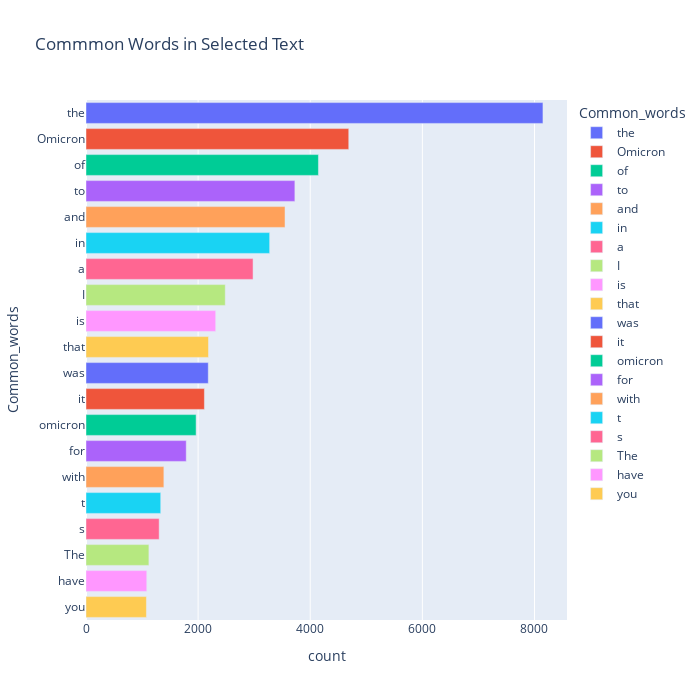

The notebook cell saved with this chart:
### Code cell
fig = px.bar(temp, x="count", y="Common_words", title='Commmon Words in Selected Text', orientation='h', 
             width=700, height=700,color='Common_words')
fig.show()

### Figure 1 — Plotly figure (JSON) as saved in the notebook; plotly's stock layout.template omitted (floating-point values rounded to 4 significant figures)
{"data": [{"alignmentgroup": "True", "hovertemplate": "Common_words=%{y}<br>count=%{x}<extra></extra>", "legendgroup": "the", "marker": {"color": "#636efa", "pattern": {"shape": ""}}, "name": "the", "offsetgroup": "the", "orientation": "h", "showlegend": true, "textposition": "auto", "type": "bar", "x": [8151], "xaxis": "x", "y": ["the"], "yaxis": "y"}, {"alignmentgroup": "True", "hovertemplate": "Common_words=%{y}<br>count=%{x}<extra></extra>", "legendgroup": "Omicron", "marker": {"color": "#EF553B", "pattern": {"shape": ""}}, "name": "Omicron", "offsetgroup": "Omicron", "orientation": "h", "showlegend": true, "textposition": "auto", "type": "bar", "x": [4687], "xaxis": "x", "y": ["Omicron"], "yaxis": "y"}, {"alignmentgroup": "True", "hovertemplate": "Common_words=%{y}<br>count=%{x}<extra></extra>", "legendgroup": "of", "marker": {"color": "#00cc96", "pattern": {"shape": ""}}, "name": "of", "offsetgroup": "of", "orientation": "h", "showlegend": true, "textposition": "auto", "type": "bar", "x": [4146], "xaxis": "x", "y": ["of"], "yaxis": "y"}, {"alignmentgroup": "True", "hovertemplate": "Common_words=%{y}<br>count=%{x}<extra></extra>", "legendgroup": "to", "marker": {"color": "#ab63fa", "pattern": {"shape": ""}}, "name": "to", "offsetgroup": "to", "orientation": "h", "showlegend": true, "textposition": "auto", "type": "bar", "x": [3726], "xaxis": "x", "y": ["to"], "yaxis": "y"}, {"alignmentgroup": "True", "hovertemplate": "Common_words=%{y}<br>count=%{x}<extra></extra>", "legendgroup": "and", "marker": {"color": "#FFA15A", "pattern": {"shape": ""}}, "name": "and", "offsetgroup": "and", "orientation": "h", "showlegend": true, "textposition": "auto", "type": "bar", "x": [3550], "xaxis": "x", "y": ["and"], "yaxis": "y"}, {"alignmentgroup": "True", "hovertemplate": "Common_words=%{y}<br>count=%{x}<extra></extra>", "legendgroup": "in", "marker": {"color": "#19d3f3", "pattern": {"shape": ""}}, "name": "in", "offsetgroup": "in", "orientation": "h", "showlegend": true, "textposition": "auto", "type": "bar", "x": [3276], "xaxis": "x", "y": ["in"], "yaxis": "y"}, {"alignmentgroup": "True", "hovertemplate": "Common_words=%{y}<br>count=%{x}<extra></extra>", "legendgroup": "a", "marker": {"color": "#FF6692", "pattern": {"shape": ""}}, "name": "a", "offsetgroup": "a", "orientation": "h", "showlegend": true, "textposition": "auto", "type": "bar", "x": [2980], "xaxis": "x", "y": ["a"], "yaxis": "y"}, {"alignmentgroup": "True", "hovertemplate": "Common_words=%{y}<br>count=%{x}<extra></extra>", "legendgroup": "I", "marker": {"color": "#B6E880", "pattern": {"shape": ""}}, "name": "I", "offsetgroup": "I", "orientation": "h", "showlegend": true, "textposition": "auto", "type": "bar", "x": [2484], "xaxis": "x", "y": ["I"], "yaxis": "y"}, {"alignmentgroup": "True", "hovertemplate": "Common_words=%{y}<br>count=%{x}<extra></extra>", "legendgroup": "is", "marker": {"color": "#FF97FF", "pattern": {"shape": ""}}, "name": "is", "offsetgroup": "is", "orientation": "h", "showlegend": true, "textposition": "auto", "type": "bar", "x": [2314], "xaxis": "x", "y": ["is"], "yaxis": "y"}, {"alignmentgroup": "True", "hovertemplate": "Common_words=%{y}<br>count=%{x}<extra></extra>", "legendgroup": "that", "marker": {"color": "#FECB52", "pattern": {"shape": ""}}, "name": "that", "offsetgroup": "that", "orientation": "h", "showlegend": true, "textposition": "auto", "type": "bar", "x": [2185], "xaxis": "x", "y": ["that"], "yaxis": "y"}, {"alignmentgroup": "True", "hovertemplate": "Common_words=%{y}<br>count=%{x}<extra></extra>", "legendgroup": "was", "marker": {"color": "#636efa", "pattern": {"shape": ""}}, "name": "was", "offsetgroup": "was", "orientation": "h", "showlegend": true, "textposition": "auto", "type": "bar", "x": [2181], "xaxis": "x", "y": ["was"], "yaxis": "y"}, {"alignmentgroup": "True", "hovertemplate": "Common_words=%{y}<br>count=%{x}<extra></extra>", "legendgroup": "it", "marker": {"color": "#EF553B", "pattern": {"shape": ""}}, "name": "it", "offsetgroup": "it", "orientation": "h", "showlegend": true, "textposition": "auto", "type": "bar", "x": [2112], "xaxis": "x", "y": ["it"], "yaxis": "y"}, {"alignmentgroup": "True", "hovertemplate": "Common_words=%{y}<br>count=%{x}<extra></extra>", "legendgroup": "omicron", "marker": {"color": "#00cc96", "pattern": {"shape": ""}}, "name": "omicron", "offsetgroup": "omicron", "orientation": "h", "showlegend": true, "textposition": "auto", "type": "bar", "x": [1964], "xaxis": "x", "y": ["omicron"], "yaxis": "y"}, {"alignmentgroup": "True", "hovertemplate": "Common_words=%{y}<br>count=%{x}<extra></extra>", "legendgroup": "for", "marker": {"color": "#ab63fa", "pattern": {"shape": ""}}, "name": "for", "offsetgroup": "for", "orientation": "h", "showlegend": true, "textposition": "auto", "type": "bar", "x": [1788], "xaxis": "x", "y": ["for"], "yaxis": "y"}, {"alignmentgroup": "True", "hovertemplate": "Common_words=%{y}<br>count=%{x}<extra></extra>", "legendgroup": "with", "marker": {"color": "#FFA15A", "pattern": {"shape": ""}}, "name": "with", "offsetgroup": "with", "orientation": "h", "showlegend": true, "textposition": "auto", "type": "bar", "x": [1389], "xaxis": "x", "y": ["with"], "yaxis": "y"}, {"alignmentgroup": "True", "hovertemplate": "Common_words=%{y}<br>count=%{x}<extra></extra>", "legendgroup": "t", "marker": {"color": "#19d3f3", "pattern": {"shape": ""}}, "name": "t", "offsetgroup": "t", "orientation": "h", "showlegend": true, "textposition": "auto", "type": "bar", "x": [1333], "xaxis": "x", "y": ["t"], "yaxis": "y"}, {"alignmentgroup": "True", "hovertemplate": "Common_words=%{y}<br>count=%{x}<extra></extra>", "legendgroup": "s", "marker": {"color": "#FF6692", "pattern": {"shape": ""}}, "name": "s", "offsetgroup": "s", "orientation": "h", "showlegend": true, "textposition": "auto", "type": "bar", "x": [1305], "xaxis": "x", "y": ["s"], "yaxis": "y"}, {"alignmentgroup": "True", "hovertemplate": "Common_words=%{y}<br>count=%{x}<extra></extra>", "legendgroup": "The", "marker": {"color": "#B6E880", "pattern": {"shape": ""}}, "name": "The", "offsetgroup": "The", "orientation": "h", "showlegend": true, "textposition": "auto", "type": "bar", "x": [1122], "xaxis": "x", "y": ["The"], "yaxis": "y"}, {"alignmentgroup": "True", "hovertemplate": "Common_words=%{y}<br>count=%{x}<extra></extra>", "legendgroup": "have", "marker": {"color": "#FF97FF", "pattern": {"shape": ""}}, "name": "have", "offsetgroup": "have", "orientation": "h", "showlegend": true, "textposition": "auto", "type": "bar", "x": [1084], "xaxis": "x", "y": ["have"], "yaxis": "y"}, {"alignmentgroup": "True", "hovertemplate": "Common_words=%{y}<br>count=%{x}<extra></extra>", "legendgroup": "you", "marker": {"color": "#FECB52", "pattern": {"shape": ""}}, "name": "you", "offsetgroup": "you", "orientation": "h", "showlegend": true, "textposition": "auto", "type": "bar", "x": [1078], "xaxis": "x", "y": ["you"], "yaxis": "y"}], "layout": {"barmode": "relative", "height": 700, "legend": {"title": {"text": "Common_words"}, "tracegroupgap": 0}, "title": {"text": "Commmon Words in Selected Text"}, "width": 700, "xaxis": {"anchor": "y", "domain": [0, 1], "title": {"text": "count"}}, "yaxis": {"anchor": "x", "categoryarray": ["you", "have", "The", "s", "t", "with", "for", "omicron", "it", "was", "that", "is", "I", "a", "in", "and", "to", "of", "Omicron", "the"], "categoryorder": "array", "domain": [0, 1], "title": {"text": "Common_words"}}}}
